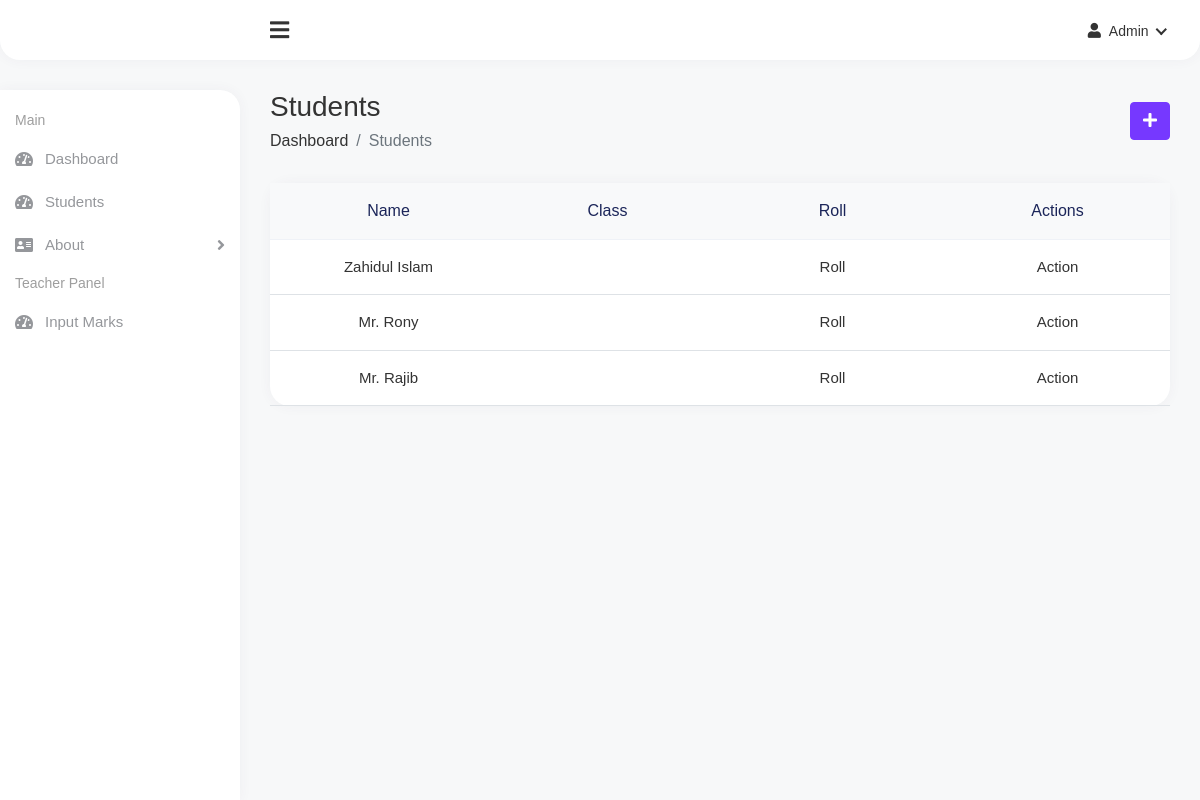
/students/, run on an earlier commit of the app's database.
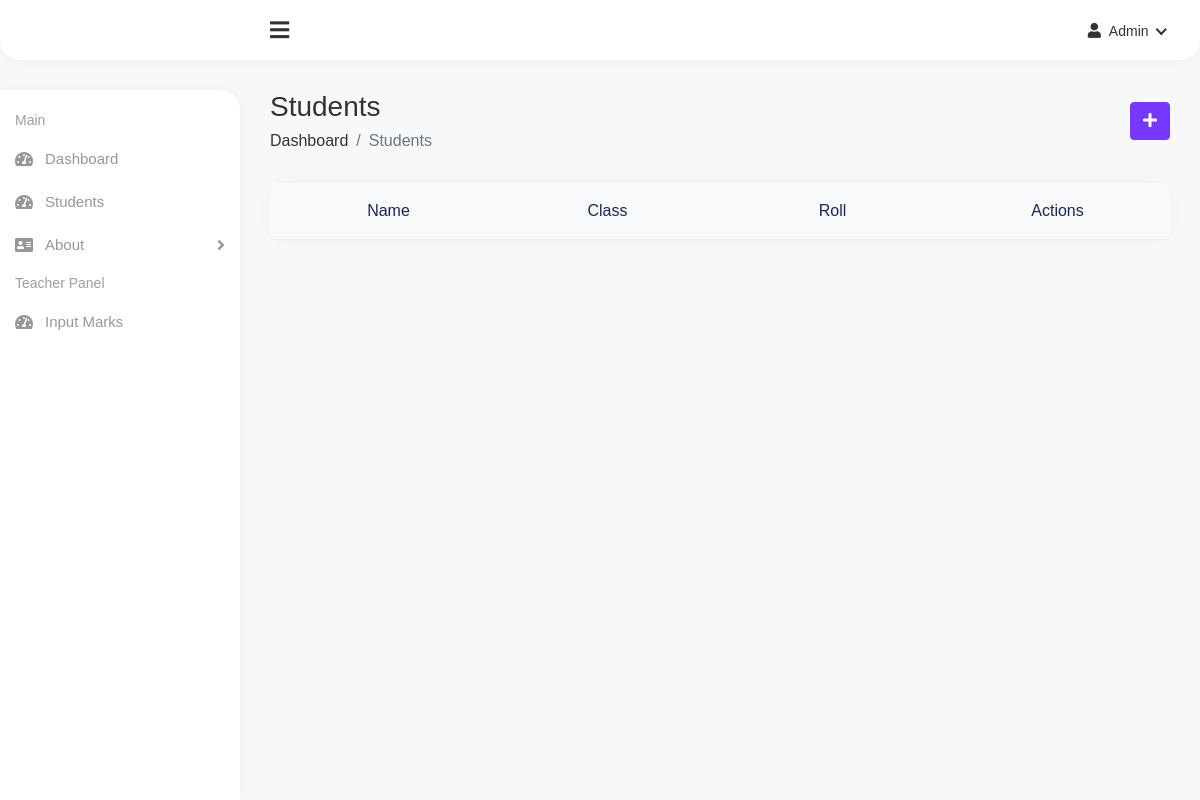
And on a later commit of the database.
### main_app/models.py (models this page shows)
class Student(models.Model):
    name = models.CharField(max_length=100)
    father_name = models.CharField(max_length=100)
    phone = models.IntegerField()
    address = models.TextField()
    roll = models.SmallIntegerField()
    class_name = models.ForeignKey(ClassSubject, on_delete=models.SET_NULL, null=True)
    is_active = models.BooleanField(default=True)
    class Meta:
        unique_together = ('class_name', 'roll',)
    def __str__(self):
        return self.name

### main_app/views.py (the view)
# urls.py: path('students/', views.students, name='students'),
def students(request):
    context={}
    student_list=Student.objects.filter(is_active=True)
    context['student_list']=student_list
    print(student_list,'---')
    return render(request, 'students.html', context)

### templates/students.html
{% extends 'base.html' %}
{% load static %}
{% block content %}
<div class="page-wrapper">
    <div class="content container-fluid">
        <div class="page-header">
                <div class="row align-items-center">
                    <div class="col">
                        <h3 class="page-title">Students</h3>
                        <ul class="breadcrumb">
                            <li class="breadcrumb-item"><a href="{%url 'home' %}">Dashboard</a>
                            </li>
                            <li class="breadcrumb-item active">Students</li>
                        </ul>
                    </div>
                    <div class="col-auto">
                        <a href="" class="btn btn-primary mr-1">
                            <i class="fas fa-plus"></i>
                        </a>
                    </div>
                </div>
            </div>
        <div class="row">
                <div class="col-sm-12">
                    <div class="card card-table">
                        <div class="card-body">
                            <div class="table-responsive">
                                <table id="CustomerTableOrderDetail" class="table table-center table-hover">
                                    <thead class="thead-light">
                                    <tr>
                                        <th style="width:25% !important;" class="text-center">Name</th>
                                        <th class="text-center" style="width:25% !important;">Class</th>
                                        <th class="text-center" style="width:25% !important;">Roll</th>
                                        <th class="text-center" style="width:25% !important;">Actions</th>
                                    </tr>
                                    </thead>
                                    <tbody>
                                    {% for student in student_list %}
                                    <tr>
                                        <td class="text-center">{{ student.name }}</td>
                                        <td class="text-center">{{ student.class_name.name }}</td>
                                        <td class="text-center">Roll</td>
                                        <td class="text-center">Action</td>
                                    </tr>
                                    {% endfor %}
                                    </tbody>
                                </table>
                            </div>
                        </div>
                    </div>
                </div>
            </div>
    </div>
</div>
{% endblock %}

What changed in the data, as far as the page shows it:
no longer on this page (row edited): Student: name "Zahidul Islam"
no longer on this page (row edited): Student: name "Mr. Rony"
no longer on this page (row edited): Student: name "Mr. Rajib"
